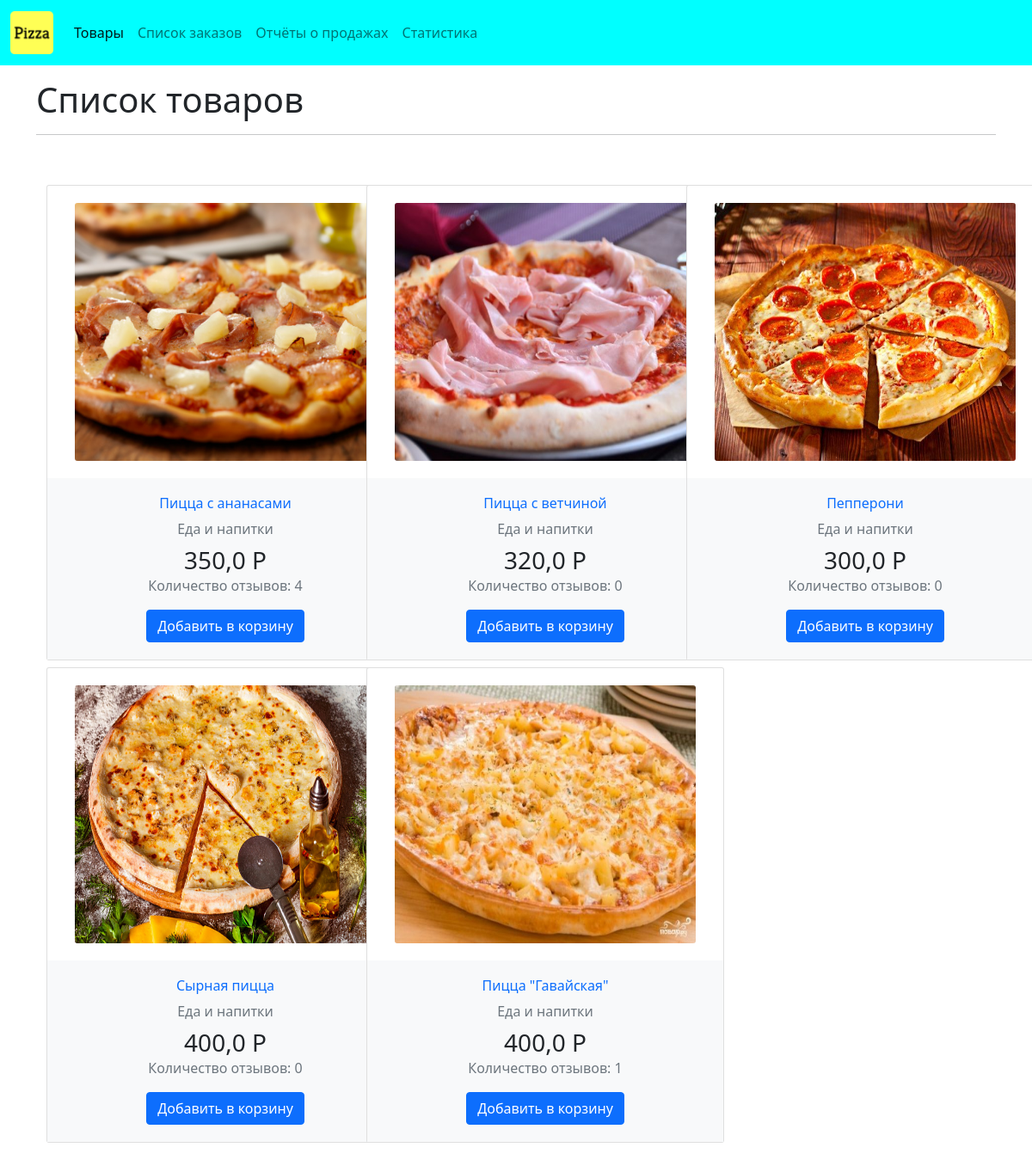
The page / on the database its author committed.
### products/models.py (models this page shows, shortened)
class Product(models.Model):
    name = models.CharField(max_length=120)
    image = models.ImageField(upload_to='products', default='no_picture.png')
    price = models.FloatField(help_text='рублей')
    description = models.TextField(blank=True, null=True)
    created = models.DateTimeField(auto_now_add=True)
    updated = models.DateTimeField(auto_now=True)
    @property
    def review_count(self):
        return self.reviews.count()

### products/views.py (the view)
# urls.py: path('', my_product_view, name='products'),
def my_product_view(request):
    product = Product.objects.all()
    context = {
        'product': product,
    }
    return render(request, 'products/main.html', context)

### products/templates/products/main.html (shortened to what this page needs)
{% extends 'base.html' %}
{% block content %}
<h1>Список товаров</h1>
<hr>
<div class="container d-flex justify-content-center mt-50 mb-50">
    <div class="row">
        {% for item in product %}
            <div class="col-md-4 mt-2">
                <div class="card" style="width: 26rem;">
                    <div class="card-body">
                        <div class="card-img-actions"> <img src="{{item.image.url}}" class="card-img" width="96" height="300" alt=""> </div>
                    </div>
                    <div class="card-body bg-light text-center">
                        <div class="mb-2">
                            <h6 class="font-weight-semibold "> <a href="{% url 'products:product_detail' item.id %}" class="text-default mb-2" data-abc="true">{{item.name}}</a> </h6> <a href="" class="text-muted" data-abc="true">Еда и напитки</a>
                        </div>
                        <h3 class="mb-0 font-weight-semibold">{{item.price}} Р</h3>
                        <div class="text-muted mb-3">Количество отзывов: {{item.review_count}}</div> <button type="button" class="btn btn-primary">Добавить в корзину</button>
                    </div>
                </div>
            </div>
        {% endfor %}
    </div>
</div>
{% endblock content %}

### static/style.css (style rules this page uses)
.mt-50 { margin-top: 50px }
.mb-50 { margin-bottom: 50px }
.card { position: relative; display: -ms-flexbox; display: flex; -ms-flex-direction: column; flex-direction: column; min-width: 0; word-wrap: break-word; background-color: #fff; background-clip: border-box; border: 1px solid rgba(0, 0, 0, .125); border-radius: .1875rem }
.card-img-actions { position: relative }
.card-body { -ms-flex: 1 1 auto; flex: 1 1 auto; padding: 1.25rem; text-align: center }
.card-img { width: 350px }
a { text-decoration: none !important }

### rows shown on the page
Product: image (picture), name "Пицца с ананасами", price "350,0", review_count "4"
Product: image (picture), name "Пицца с ветчиной", price "320,0", review_count "0"
Product: image (picture), name "Пепперони", price "300,0", review_count "0"
Product: image (picture), name "Сырная пицца", price "400,0", review_count "0"
Product: image (picture), name "Пицца \"Гавайская\"", price "400,0", review_count "1"
